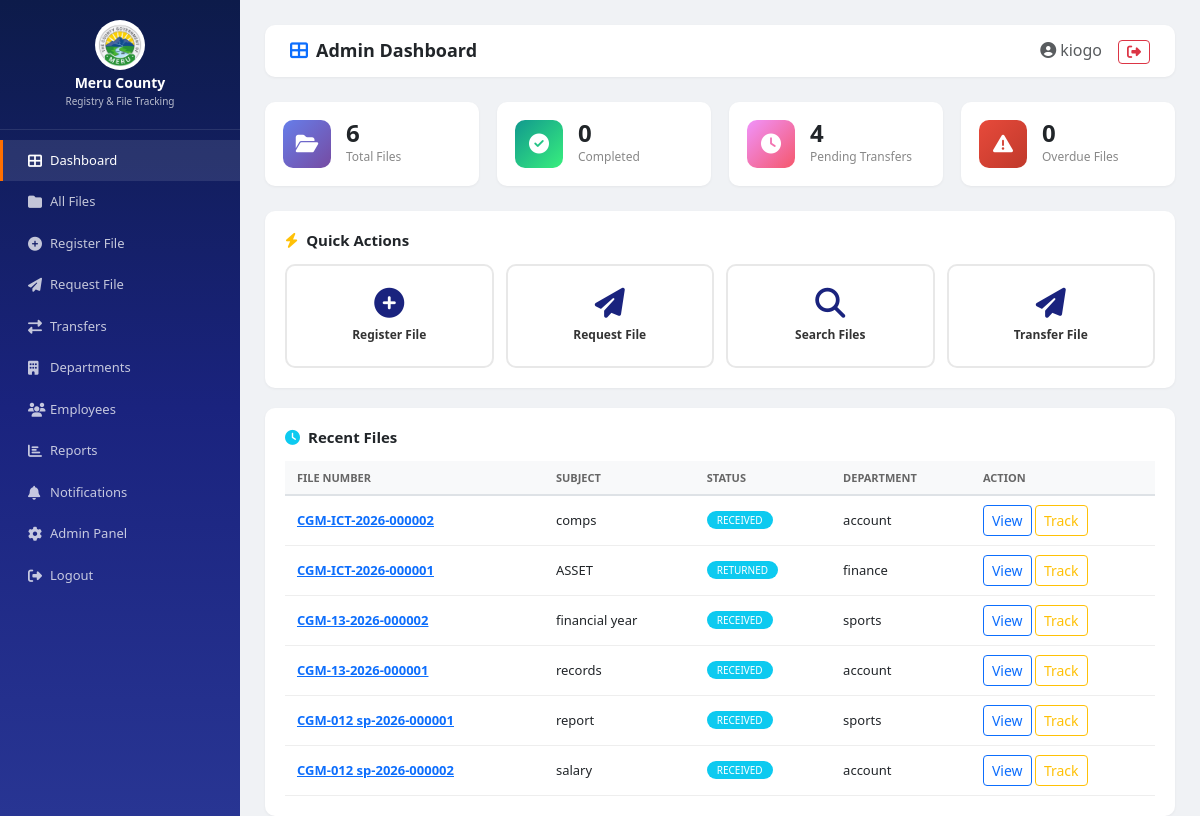
The page / (signed in) on the database its author committed.
### apps/accounts/models.py (models this page shows, shortened)
class User(AbstractBaseUser, PermissionsMixin):
    employee = models.OneToOneField(Employee, on_delete=models.SET_NULL, null=True, blank=True)
    payroll_number = models.CharField(max_length=20, unique=True)
    role = models.ForeignKey(Role, on_delete=models.SET_NULL, null=True, blank=True)
    is_active = models.BooleanField(default=True)
    is_staff = models.BooleanField(default=False)
    last_login = models.DateTimeField(null=True, blank=True)
    created_at = models.DateTimeField(auto_now_add=True)
    objects = UserManager()
    USERNAME_FIELD = 'payroll_number'
    REQUIRED_FIELDS = []
    class Meta: db_table = 'users'

class Department(models.Model):
    code = models.CharField(max_length=10, unique=True)
    name = models.CharField(max_length=100)
    active = models.BooleanField(default=True)
    created_at = models.DateTimeField(auto_now_add=True)
    class Meta: db_table = 'departments'; verbose_name_plural = 'Departments'

### apps/registry/models.py (models this page shows, shortened)
class File(models.Model):
    PRIORITY = [('LOW','Low'),('MEDIUM','Medium'),('HIGH','High'),('URGENT','Urgent')]
    STATUS = [('REGISTERED','Registered'),('RECEIVED','Received'),('UNDER_REVIEW','Under Review'),('PENDING_APPROVAL','Pending Approval'),('APPROVED','Approved'),('RETURNED','Returned'),('TRANSFERRED','Transferred'),('COMPLETED','Completed'),('ARCHIVED','Archived')]
    file_number = models.CharField(max_length=30, unique=True, db_index=True)
    subject = models.CharField(max_length=500)
    description = models.TextField(blank=True, null=True)
    category = models.ForeignKey(FileCategory, on_delete=models.SET_NULL, null=True, blank=True)
    department = models.ForeignKey(Department, on_delete=models.CASCADE, related_name='files_owned')
    current_department = models.ForeignKey(Department, on_delete=models.CASCADE, related_name='files_current')
    current_holder = models.ForeignKey(Employee, on_delete=models.SET_NULL, null=True, blank=True, related_name='files_held')
    priority = models.CharField(max_length=10, choices=PRIORITY, default='MEDIUM')
    status = models.CharField(max_length=20, choices=STATUS, default='REGISTERED')
    created_by = models.ForeignKey(Employee, on_delete=models.CASCADE, related_name='files_created')
    date_received = models.DateTimeField(default=timezone.now)
    days_held = models.IntegerField(default=0)
    expected_return_date = models.DateTimeField(null=True, blank=True)
    hold_duration_days = models.IntegerField(default=7)
    is_archived = models.BooleanField(default=False)
    created_at = models.DateTimeField(auto_now_add=True)
    updated_at = models.DateTimeField(auto_now=True)
    class Meta: db_table = 'files'; ordering = ['-created_at']

### crfts/urls.py (the view)
# urls.py: path('', home_redirect, name='home'),
@login_required(login_url='/login/')
def home_redirect(request):
    if is_admin_user(request.user): return admin_dashboard(request)
    return user_dashboard(request)

### crfts/urls.py (called while the page is built)
def get_notif_count(user):
    return Notification.objects.filter(user=user, is_read=False).count()

def is_admin_user(user):
    if not user.is_authenticated: return False
    if user.is_superuser: return True
    if hasattr(user, 'role') and user.role and user.role.code == 'ADMIN': return True
    return False

### templates/registry/dashboard.html (shortened to what this page needs)
﻿<!DOCTYPE html><html lang='en'><head><meta charset='UTF-8'><meta name='viewport' content='width=device-width,initial-scale=1'><title>Admin Dashboard - Meru County</title>
<link href='https://cdn.jsdelivr.net/npm/bootstrap@5.3.0/dist/css/bootstrap.min.css' rel='stylesheet'>
<link href='https://cdnjs.cloudflare.com/ajax/libs/font-awesome/6.4.0/css/all.min.css' rel='stylesheet'>
</head>
<body><aside class='sidebar'><div class='logo'><img src='/static/images/logo.png' alt='Logo' onerror="this.style.display='none'"><h5>Meru County</h5><p>Registry & File Tracking</p></div>
<nav><a href='/' class='active'><i class='fas fa-th-large'></i> <span>Dashboard</span></a>
<a href='/files/'><i class='fas fa-folder'></i> <span>All Files</span></a>
<a href='/register/'><i class='fas fa-plus-circle'></i> <span>Register File</span></a>
<a href='/request-file/'><i class='fas fa-paper-plane'></i> <span>Request File</span></a>
<a href='/transfers/'><i class='fas fa-exchange-alt'></i> <span>Transfers</span></a>
<a href='/departments/'><i class='fas fa-building'></i> <span>Departments</span></a>
<a href='/employees/'><i class='fas fa-users'></i> <span>Employees</span></a>
<a href='/reports/'><i class='fas fa-chart-bar'></i> <span>Reports</span></a>
<a href='/notifications/'><i class='fas fa-bell'></i> <span>Notifications</span></a>
<a href='/admin/'><i class='fas fa-cog'></i> <span>Admin Panel</span></a>
<a href='/logout/'><i class='fas fa-sign-out-alt'></i> <span>Logout</span></a></nav></aside>
<main class='main'><div class='topbar'><h4><i class='fas fa-th-large text-primary me-2'></i>Admin Dashboard</h4><div><span class='me-3 text-muted'><i class='fas fa-user-circle me-1'></i>{{ user.payroll_number }}</span><a href='/logout/' class='btn btn-outline-danger btn-sm'><i class='fas fa-sign-out-alt'></i></a></div></div>
<div class='stats'>
<div class='stat-card' onclick="window.location.href='/files/'"><div class='stat-icon icon-blue'><i class='fas fa-folder-open'></i></div><div class='stat-info'><h2>{{ total }}</h2><p>Total Files</p></div></div>
<div class='stat-card' onclick="window.location.href='/files/?status=COMPLETED'"><div class='stat-icon icon-green'><i class='fas fa-check-circle'></i></div><div class='stat-info'><h2>{{ completed }}</h2><p>Completed</p></div></div>
<div class='stat-card' onclick="window.location.href='/transfers/'"><div class='stat-icon icon-orange'><i class='fas fa-clock'></i></div><div class='stat-info'><h2>{{ pending }}</h2><p>Pending Transfers</p></div></div>
<div class='stat-card' onclick="window.location.href='/reports/overdue/'"><div class='stat-icon icon-red'><i class='fas fa-exclamation-triangle'></i></div><div class='stat-info'><h2>{{ overdue }}</h2><p>Overdue Files</p></div></div></div>
<div class='section'><h5><i class='fas fa-bolt text-warning me-2'></i>Quick Actions</h5><div class='quick-grid'>
<a href='/register/' class='quick-btn'><i class='fas fa-plus-circle'></i><span>Register File</span></a>
<a href='/request-file/' class='quick-btn'><i class='fas fa-paper-plane'></i><span>Request File</span></a>
<a href='/files/' class='quick-btn'><i class='fas fa-search'></i><span>Search Files</span></a>
<a href='/transfers/create/' class='quick-btn'><i class='fas fa-paper-plane'></i><span>Transfer File</span></a></div></div>
<div class='section'><h5><i class='fas fa-clock text-info me-2'></i>Recent Files</h5><table><thead><tr><th>File Number</th><th>Subject</th><th>Status</th><th>Department</th><th>Action</th></tr></thead><tbody>
{% for f in files %}<tr><td><a href='/file/{{ f.id }}/' class='fw-bold text-primary'>{{ f.file_number }}</a></td><td>{{ f.subject|truncatechars:50 }}</td><td><span class='badge bg-info'>{{ f.status }}</span></td><td>{{ f.current_department.name }}</td><td><a href='/file/{{ f.id }}/' class='btn btn-sm btn-outline-primary'>View</a> <a href='/file/{{ f.id }}/tracking/' class='btn btn-sm btn-outline-warning'>Track</a></td></tr>
{% empty %}<tr><td colspan='5' class='text-center py-3 text-muted'>No files yet.</td></tr>{% endfor %}</tbody></table></div></main>
</body></html>

### templates/registry/dashboard.html (style rules this page uses)
:root { --primary:#1a237e;--sidebar:240px }
* { margin:0;padding:0;box-sizing:border-box }
body { font-family:'Segoe UI',Arial;background:#f0f2f5;display:flex;min-height:100vh }
.sidebar { width:var(--sidebar);background:linear-gradient(180deg,#0d1b4a,#1a237e,#283593);color:#fff;position:fixed;left:0;top:0;bottom:0;z-index:1000;overflow-y:auto }
.sidebar .logo { padding:20px;text-align:center;border-bottom:1px solid rgba(255,255,255,.1) }
.sidebar .logo img { width:50px;height:50px;border-radius:50%;background:white;padding:3px;margin-bottom:5px }
.sidebar .logo h5 { font-size:14px;font-weight:700;margin:0 }
.sidebar .logo p { font-size:10px;opacity:.7;margin:2px 0 0 }
.sidebar nav { padding:10px 0 }
.sidebar nav a { display:flex;align-items:center;color:rgba(255,255,255,.75);padding:11px 25px;text-decoration:none;font-size:13px;transition:.2s;border-left:3px solid transparent }
.sidebar nav a:hover,.sidebar nav a.active { color:#fff;background:rgba(255,255,255,.1);border-left-color:#ff6f00 }
.sidebar nav a i { width:22px;font-size:14px }
.main { margin-left:var(--sidebar);flex:1;padding:25px }
.topbar { background:#fff;padding:13px 25px;border-radius:10px;display:flex;justify-content:space-between;align-items:center;margin-bottom:25px;box-shadow:0 1px 3px rgba(0,0,0,.05) }
.topbar h4 { margin:0;font-weight:600;font-size:18px }
.stats { display:grid;grid-template-columns:repeat(4,1fr);gap:18px;margin-bottom:25px }
.stat-card { background:#fff;padding:18px;border-radius:10px;display:flex;align-items:center;gap:15px;box-shadow:0 1px 3px rgba(0,0,0,.05);cursor:pointer;transition:.2s }
.stat-icon { width:48px;height:48px;border-radius:10px;display:flex;align-items:center;justify-content:center;color:#fff;font-size:20px;flex-shrink:0 }
.stat-info h2 { font-size:24px;margin:0;font-weight:700;line-height:1 }
.stat-info p { margin:3px 0 0;font-size:12px;color:#888 }
.icon-blue { background:linear-gradient(135deg,#667eea,#764ba2) }
.icon-green { background:linear-gradient(135deg,#11998e,#38ef7d) }
.icon-orange { background:linear-gradient(135deg,#f093fb,#f5576c) }
.icon-red { background:linear-gradient(135deg,#e74a3b,#c0392b) }
.section { background:#fff;border-radius:10px;padding:20px;margin-bottom:20px;box-shadow:0 1px 3px rgba(0,0,0,.05) }
.section h5 { font-weight:600;margin-bottom:15px;font-size:15px }
.quick-grid { display:grid;grid-template-columns:repeat(4,1fr);gap:12px }
.quick-btn { padding:22px 15px;border:2px solid #e8e8e8;border-radius:10px;text-align:center;text-decoration:none;color:#333;display:block;transition:.2s;background:#fff }
.quick-btn i { font-size:30px;color:var(--primary);display:block;margin-bottom:8px }
.quick-btn span { font-size:12px;font-weight:600 }
table { width:100%;border-collapse:collapse }
th { background:#f8f9fa;padding:9px 12px;font-size:11px;text-align:left;border-bottom:2px solid #dee2e6;color:#666;text-transform:uppercase }
td { padding:9px 12px;font-size:13px;border-bottom:1px solid #eee }
.badge { padding:4px 10px;border-radius:15px;font-size:10px;font-weight:500 }

### rows shown on the page
User: payroll_number "kiogo"
File: file_number "CGM-ICT-2026-000002", subject "comps", status "RECEIVED", current_department.name "account"
File: file_number "CGM-ICT-2026-000001", subject "ASSET", status "RETURNED", current_department.name "finance"
File: file_number "CGM-13-2026-000002", subject "financial year", status "RECEIVED", current_department.name "sports"
File: file_number "CGM-13-2026-000001", subject "records", status "RECEIVED", current_department.name "account"
File: file_number "CGM-012 sp-2026-000001", subject "report", status "RECEIVED", current_department.name "sports"
File: file_number "CGM-012 sp-2026-000002", subject "salary", status "RECEIVED", current_department.name "account"

### other values the page prints
{{ total }} "6"
{{ completed }} "0"
{{ pending }} "4"
{{ overdue }} "0"
